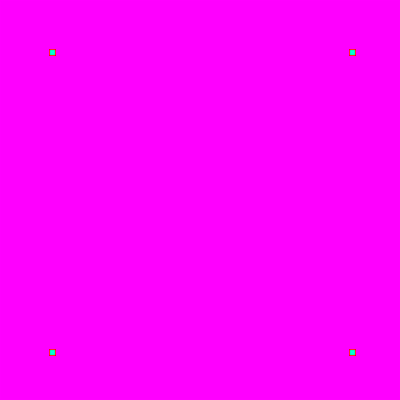
Frame 1 (no input)
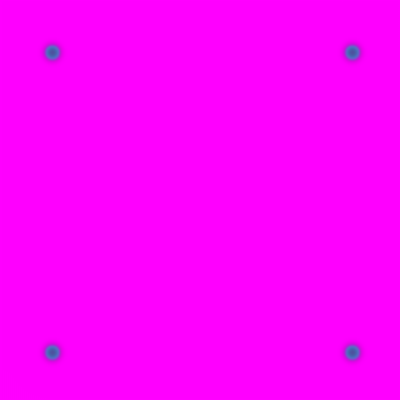
Frame 60 (no input)
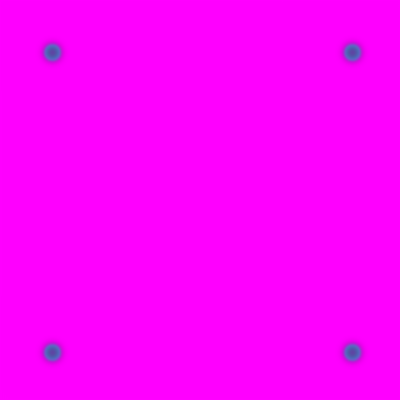
Frame 120 (the mouse pressed at the canvas centre since frame 60)

The p5.js sketch that drew these frames (run headless with seeded random() and noise() and a simulated clock; from frame 60 on, the mouse is pressed at the canvas centre):

// p5.js sketch
// ── sketch.js
var grid;
var next;
var da = 1;
var db = 0.5;
var feed = 0.055;
var k = 0.062;
function setup() {
  createCanvas(400, 400);
  // frameRate(120);
  pixelDensity(1);
  grid = [];
  next = [];
  for (var x = 0; x < width; x++) {
    grid[x] = [];
    next[x] = [];
    for (var y = 0; y < height; y++) {
      grid[x][y] = {
        a: 1,
        b: 0,
      };
      next[x][y] = {
        a: 1,
        b: 0,
      };
    }
  }
  for (var x = 50; x < 55; x++) {
    for (var y = 50; y < 55; y++) {
      grid[x][y].b = 1;
    }
  }
  for (var x = 350; x < 355; x++) {
    for (var y = 50; y < 55; y++) {
      grid[x][y].b = 1;
    }
  }
  for (var x = 50; x < 55; x++) {
    for (var y = 350; y < 355; y++) {
      grid[x][y].b = 1;
    }
  }
  for (var x = 350; x < 355; x++) {
    for (var y = 350; y < 355; y++) {
      grid[x][y].b = 1;
    }
  }
}
function draw() {
  background(0);
  for (var x = 1; x < width - 1; x++) {
    for (var y = 1; y < height - 1; y++) {
      var a = grid[x][y].a;
      var b = grid[x][y].b;
      next[x][y].a = a + da * laplaceA(x, y) - a * b * b + feed * (1 - a);
      next[x][y].b = b + db * laplaceB(x, y) + a * b * b - (k + feed) * b;
    }
  }

  loadPixels();
  for (var x = 0; x < width; x++) {
    for (var y = 0; y < height; y++) {
      var c = color(0, 100, 200);
      var pix = (x + y * width) * 4;
      pixels[pix + 0] = floor(next[x][y].a * 255);
      pixels[pix + 1] = floor(next[x][y].b * 255);
      pixels[pix + 2] =
        (floor(next[x][y].a * 255) + floor(next[x][y].b * 255)) % 256;
      pixels[pix + 3] = 255;
    }
  }
  updatePixels();
  swap();
}

function laplaceA(x, y) {
  var sum = 0;
  sum += grid[x][y].a * -1;
  sum += grid[x - 1][y].a * 0.2;
  sum += grid[x][y - 1].a * 0.2;
  sum += grid[x + 1][y].a * 0.2;
  sum += grid[x][y + 1].a * 0.2;
  sum += grid[x + 1][y + 1].a * 0.05;
  sum += grid[x + 1][y - 1].a * 0.05;
  sum += grid[x - 1][y - 1].a * 0.05;
  sum += grid[x - 1][y + 1].a * 0.05;
  return sum;
}
function laplaceB(x, y) {
  var sum = 0;
  sum += grid[x][y].b * -1;
  sum += grid[x - 1][y].b * 0.2;
  sum += grid[x][y - 1].b * 0.2;
  sum += grid[x + 1][y].b * 0.2;
  sum += grid[x][y + 1].b * 0.2;
  sum += grid[x + 1][y + 1].b * 0.05;
  sum += grid[x + 1][y - 1].b * 0.05;
  sum += grid[x - 1][y - 1].b * 0.05;
  sum += grid[x - 1][y + 1].b * 0.05;
  return sum;
}

function swap() {
  var temp = grid;
  grid = next;
  next = temp;
}
